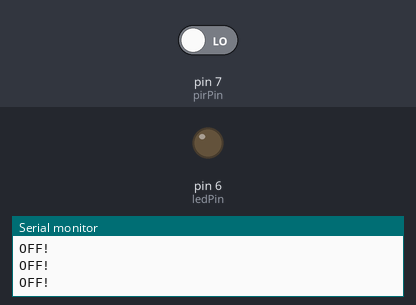
Bench run of a sketch on a simulated Arduino Uno, built with avr-gcc and run on an emulated ATmega328P. Shown: output pins drawn as LEDs (lit = HIGH), the last lines printed to the serial monitor. Inputs (shaded band) come from the test bench; at power-on: pin 7 (pirPin) LOW.

Above: at 1.8 s.
1.9 s: pin 7 (pirPin) driven HIGH
At 2.8 s:
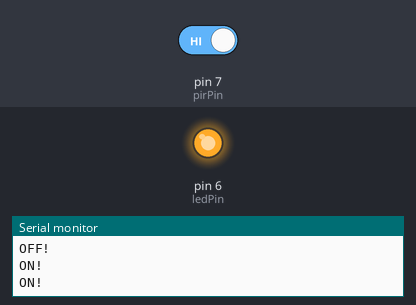
3.5 s: pin 7 (pirPin) driven LOW
At 4.0 s:
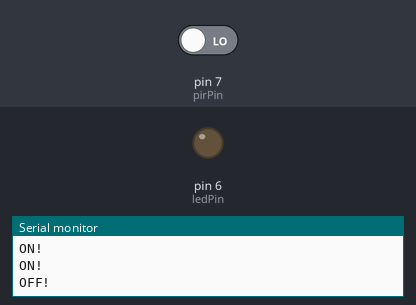
Timing chart, 0 to 6.5 s (numbered marks = the images above; inputs shaded):
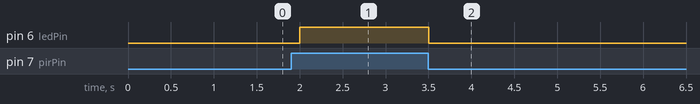

Measured:
- after the input at 1.9 s, pin 6 (ledPin): LOW → HIGH after 0.10 s
- after the input at 3.5 s, pin 6 (ledPin): HIGH → LOW at once

The sketch:

HC-SR501.ino
```cpp
//----------------------------
//Author      : Ismail Sghir
//Last updated: 12/25/2020
//----------------------------

int ledPin = 6;            // LED pin
int pirPin = 7;            // PIR pin
int pirStat = 0;           // PIR status

void setup()
{
     pinMode(ledPin, OUTPUT);     //set pin 6 to OUTPUT for LED indicator
     pinMode(pirPin, INPUT);      //set pin 7 to INPUT to read the motion from the sensor
     Serial.begin(9600);          //setup the serial monitor
}

void loop()
{

     pirStat = digitalRead(pirPin);     //read value from the sensor
     if (pirStat == HIGH)               //check if the value is 1 "motion detected"
     {
          digitalWrite(ledPin, HIGH);   //turn LED indicator ON
          Serial.println("ON!");        //print the a message to the serial monitor.
     }
     else                               //else the value from the sensor was 0 "no motion detected"
     {
          digitalWrite(ledPin, LOW);    //turn LED indicator OFF
          Serial.println("OFF!");       //print the a message to the serial monitor.
     }

     delay(500);                        //This line is optional! makes it easier to read from the serial monitor.

}
```
